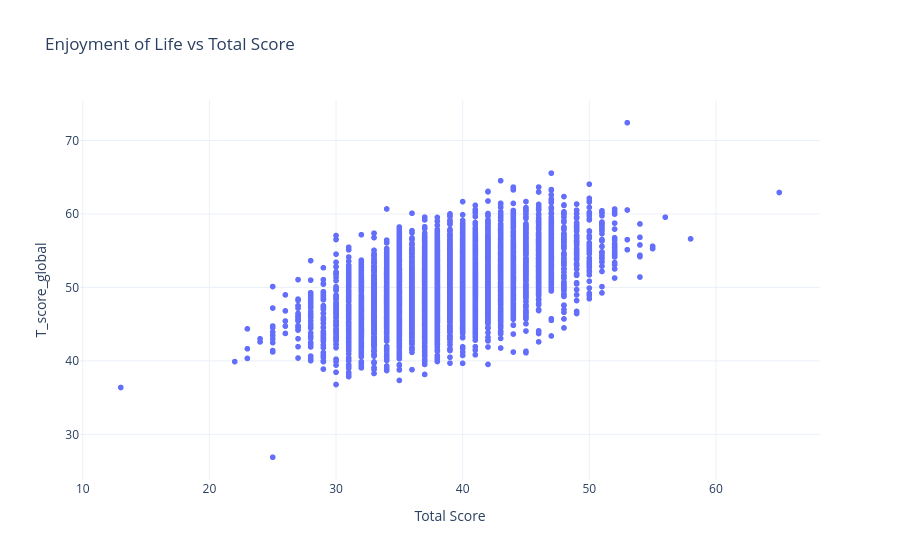

Write notebook code for a chart like this one.
### Code cell
import plotly.express as px

fig = px.scatter(
    df_resultado,
    x="total_score",
    y="T_score_global",
    hover_name="responses_vector",  # aparece em destaque ao passar o mouse
    hover_data={
        "total_score": True,
        "T_score_global": True,
        "responses_vector": False,   # evita duplicação, pois já está em hover_name
    },
    title="Enjoyment of Life vs Total Score"
)

fig.update_layout(
    xaxis_title="Total Score",
    yaxis_title="T_score_global",
    template="plotly_white"
)

fig.show()

### Figure 1 — Plotly figure (JSON) as saved in the notebook; plotly's stock layout.template omitted (floating-point values rounded to 4 significant figures; data arrays with more than 128 entries replaced by an {"elided": "..."} marker saying what was removed)
{"data": [{"customdata": {"elided": "5009x1x13 int values"}, "hovertemplate": "<b>%{hovertext}</b><br><br>total_score=%{x}<br>T_score_global=%{y}<extra></extra>", "hovertext": {"elided": "5009x13 int values"}, "legendgroup": "", "marker": {"color": "#636efa", "symbol": "circle"}, "mode": "markers", "name": "", "showlegend": false, "type": "scattergl", "x": {"elided": "5009 int values"}, "xaxis": "x", "y": {"elided": "5009 float values"}, "yaxis": "y"}], "layout": {"legend": {"tracegroupgap": 0}, "title": {"text": "Enjoyment of Life vs Total Score"}, "xaxis": {"anchor": "y", "domain": [0, 1], "title": {"text": "Total Score"}}, "yaxis": {"anchor": "x", "domain": [0, 1], "title": {"text": "T_score_global"}}}}
